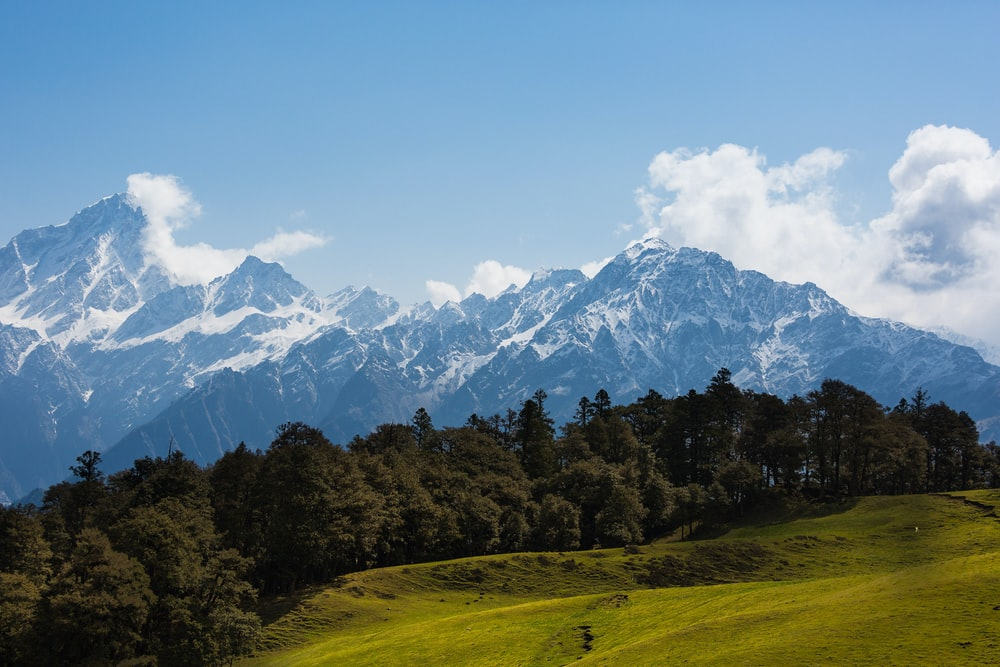
#> input picture Mountain.jpeg, 1000 x 667 px
$ jupyter execute --allow-errors 'Basic Img Manipulation.ipynb'   (shell and % lines are left out)
#> lines starting #> are read from the running program, lines starting #| are printed output that depends on the picture
[cell 1]
import cv2
import numpy as np
import matplotlib
import matplotlib.pyplot as plt
from PIL import Image
from IPython.display import Image
matplotlib.rcParams['figure.figsize']=(9.0,9.0)

[cell 2]
c_img = cv2.imread("checkerboard_18x18.png",0)

plt.imshow(c_img, cmap="gray")
#> (this line was passed over: IPython is not available in this run)
print(c_img)
#| None

#> (a cell that did not finish here is left out)

#> (a cell that did not finish here is left out)

#> (a cell that did not finish here is left out)

[cell 6]
# Cropping a Image

[cell 7]
img_bgr = cv2.imread("Mountain.jpeg",cv2.IMREAD_COLOR)
#> img_bgr is the input picture: shape (667, 1000, 3); mean B, G, R 134.7, 126, 103.9
img_rgb = img_bgr[:,:,::-1]

plt.imshow(img_rgb)
#> (this line was passed over: IPython is not available in this run)
print(img_rgb.shape)
#| (667, 1000, 3)

[cell 8]
cropped_img = img_rgb[200:400, 300:600]
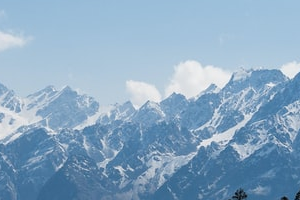
#> cropped_img: shape (200, 300, 3); mean R, G, B 137.2, 168.3, 194.5
plt.imshow(cropped_img)
#> (this line was passed over: IPython is not available in this run)

[cell 9]
desired_width = 100
aspect_ratio = desired_width / cropped_img.shape[1]
#> aspect_ratio = 0.333
desired_height = int(cropped_img.shape[0] * aspect_ratio)
#> desired_height = 66
dim = (desired_width,desired_height)
#> dim = (100, 66)

resized_cropped = cv2.resize(cropped_img, dsize=dim, interpolation = cv2.INTER_AREA)
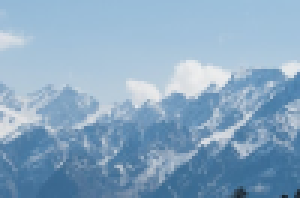
#> resized_cropped: shape (66, 100, 3) (shown 3 times larger); mean R, G, B 137.2, 168.3, 194.5
plt.imshow(resized_cropped)
#> (this line was passed over: IPython is not available in this run)

[cell 10]
plt.imshow(img_rgb)
#> (this line was passed over: IPython is not available in this run)

[cell 11]
img_flipped_horz = cv2.flip(img_rgb,1)
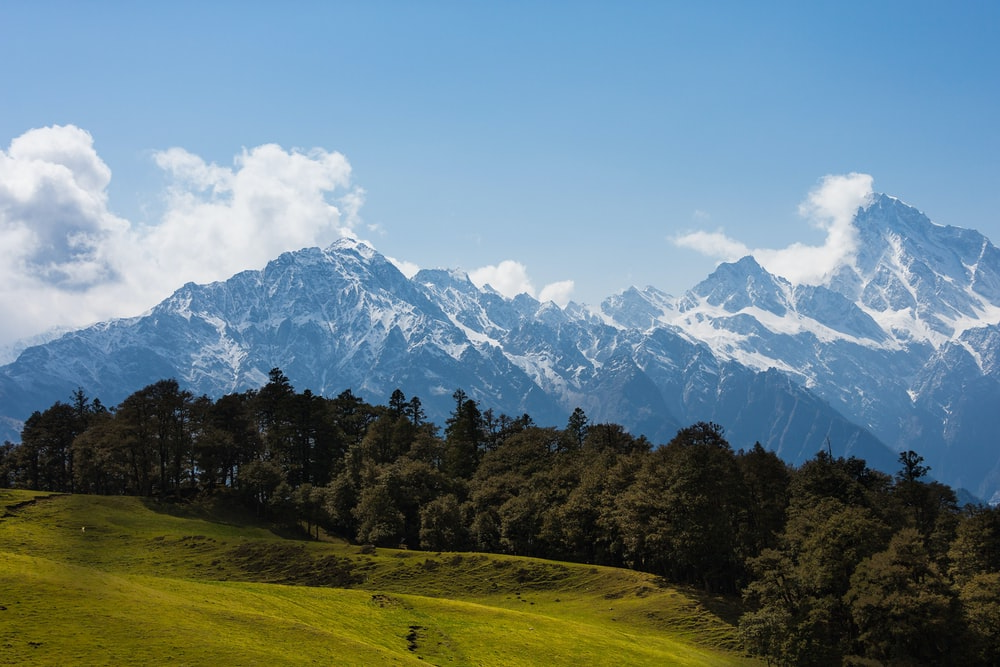
#> img_flipped_horz: shape (667, 1000, 3); mean R, G, B 103.9, 126, 134.7
img_flipped_vert = cv2.flip(img_rgb,0)
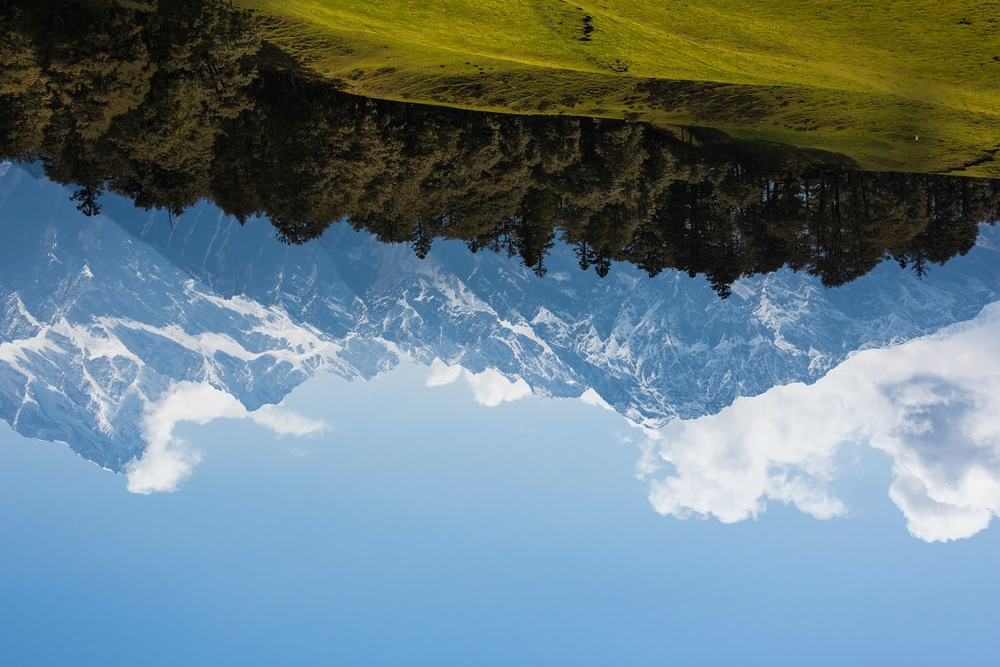
#> img_flipped_vert: shape (667, 1000, 3); mean R, G, B 103.9, 126, 134.7
img_flipped_both = cv2.flip(img_rgb,-1)
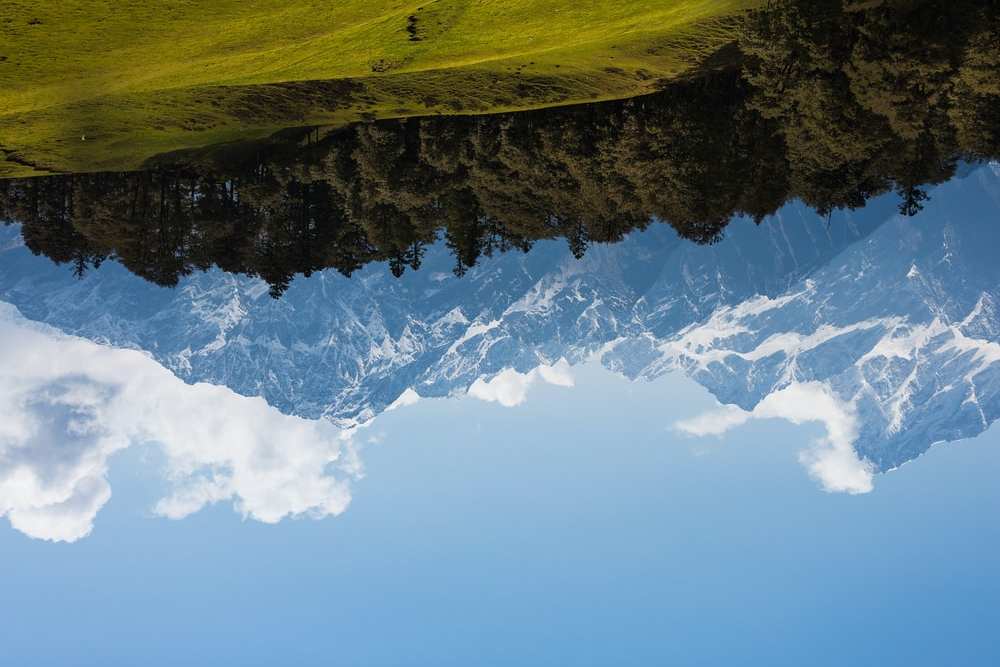
#> img_flipped_both: shape (667, 1000, 3); mean R, G, B 103.9, 126, 134.7

plt.figure(figsize=[15,4])
#> (this line was passed over: IPython is not available in this run)
plt.subplot(141);plt.imshow(img_flipped_horz);plt.title('Horizontal');
#> (this line was passed over: IPython is not available in this run)
plt.subplot(142);plt.imshow(img_flipped_vert);plt.title('Vertical');
plt.subplot(143);plt.imshow(img_flipped_both);plt.title('Both');
plt.subplot(144);plt.imshow(img_rgb);plt.title('Original')
